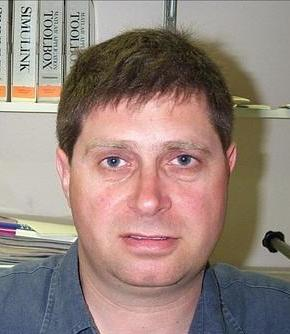
#> input picture Python 3/ExemploProcessamentoImagem/faces/image_0001.jpg, 290 x 334 px
$ python main.py
#> lines starting #> are read from the running program, lines starting #| are printed output that depends on the picture
import cv2
import os
import numpy as np

# leitura da imagem
caminho_imagem = 'faces/image_0001.jpg' #onde a imagem está localizada no disco
img = cv2.imread(caminho_imagem) #lê a imagem
#> img is the input picture: shape (334, 290, 3); mean B, G, R 124.7, 132.2, 151.1

# codificação para bytes
_, img_bytes = cv2.imencode('.jpg', img) #transforma a imagem em bytes
img_bytes = bytes(img_bytes)
tamanho_da_imagem_codificado = len(img_bytes).to_bytes(4, 'big') #protocolo manda o tamanho da imagem e depois a imagem

# decodificação
tam = int.from_bytes(tamanho_da_imagem_codificado, 'big') #decodifica tamanho
#> tam = 32568
img = cv2.imdecode(np.frombuffer(img_bytes, np.uint8), cv2.IMREAD_COLOR) #decodifica imagem


# processamento
xml_classificador = os.path.join(os.path.relpath(
    cv2.__file__).replace('__init__.py', ''), 'data\haarcascade_frontalface_default.xml')
face_cascade = cv2.CascadeClassifier(
    xml_classificador)
gray = cv2.cvtColor(img, cv2.COLOR_BGR2GRAY)
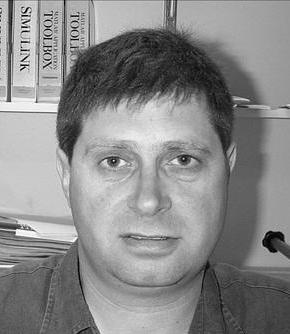
#> gray: shape (334, 290); min 0, max 255, mean 137
faces = face_cascade.detectMultiScale(gray, 1.3, 5)
#> faces = [[56, 92, 190, 190]]

# Desenha retângulos nas áreas onde as faces foram detectadas
for (x, y, w, h) in faces:
    cv2.rectangle(img, (x, y), (x+w, y+h), (0, 255, 0), 2)
#> this loop made 1 pass
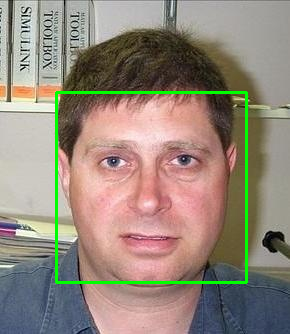
#> img: shape (334, 290, 3); mean B, G, R 122.5, 135.7, 148.2


cv2.imshow('Imagem Processada', img) #exibindo imagens na tela
cv2.waitKey(0)
cv2.destroyAllWindows()

$ run again, with Python 3/ExemploProcessamentoImagem/faces/image_0002.jpg copied over Python 3/ExemploProcessamentoImagem/faces/image_0001.jpg
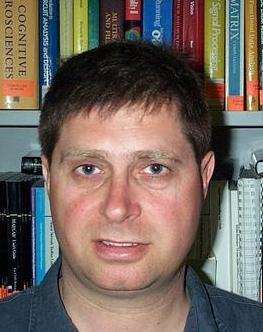
#> input picture Python 3/ExemploProcessamentoImagem/faces/image_0002.jpg, 263 x 332 px
#> img is the input picture: shape (332, 263, 3); mean B, G, R 94.6, 103, 115.4
#> tam = 36730
#> `gray = cv2.cvtColor(img, cv2.COLOR_BGR2GRAY)`:
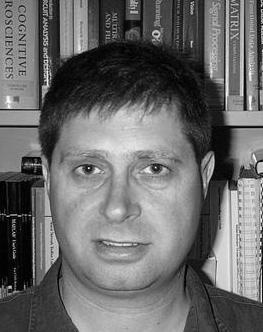
#> gray: shape (332, 263); min 0, max 253, mean 105.8
#> faces = [[33, 106, 178, 178]]
#> the loop `for (x, y, w, h) in faces:` made 1 pass
#> after the loop `for (x, y, w, h) in faces:`:
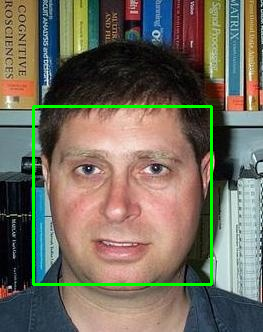
#> img: shape (332, 263, 3); mean B, G, R 92.6, 107.1, 113.1

$ run again, with Python 3/ExemploProcessamentoImagem/faces/image_0003.jpg copied over Python 3/ExemploProcessamentoImagem/faces/image_0001.jpg
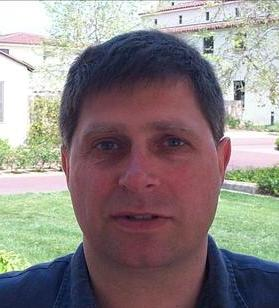
#> input picture Python 3/ExemploProcessamentoImagem/faces/image_0003.jpg, 279 x 308 px
#> img is the input picture: shape (308, 279, 3); mean B, G, R 131.2, 132.1, 141.1
#> tam = 32624
#> `gray = cv2.cvtColor(img, cv2.COLOR_BGR2GRAY)`:
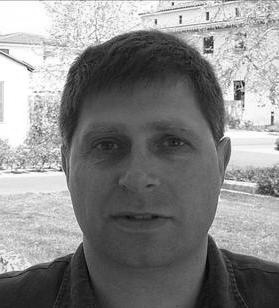
#> gray: shape (308, 279); min 1, max 255, mean 134.7
#> faces = [[52, 80, 173, 173]]
#> the loop `for (x, y, w, h) in faces:` made 1 pass
#> after the loop `for (x, y, w, h) in faces:`:
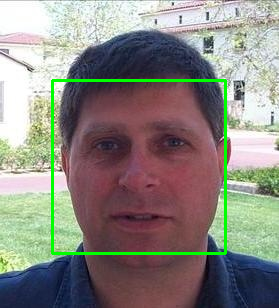
#> img: shape (308, 279, 3); mean B, G, R 128.2, 135.1, 137.8

$ run again, with Python 3/ExemploProcessamentoImagem/faces/image_0004.jpg copied over Python 3/ExemploProcessamentoImagem/faces/image_0001.jpg
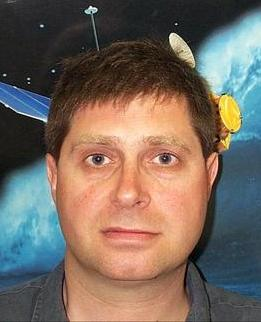
#> input picture Python 3/ExemploProcessamentoImagem/faces/image_0004.jpg, 261 x 322 px
#> img is the input picture: shape (322, 261, 3); mean B, G, R 94.7, 104.8, 118.8
#> tam = 28573
#> `gray = cv2.cvtColor(img, cv2.COLOR_BGR2GRAY)`:
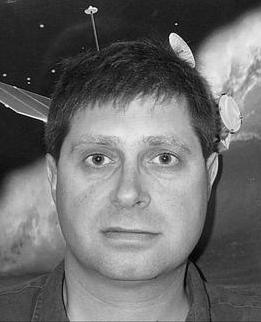
#> gray: shape (322, 261); min 0, max 254, mean 107.9
#> faces = [[49, 95, 169, 169]]
#> the loop `for (x, y, w, h) in faces:` made 1 pass
#> after the loop `for (x, y, w, h) in faces:`:
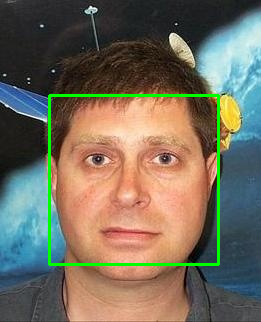
#> img: shape (322, 261, 3); mean B, G, R 92.6, 108.6, 116.1
